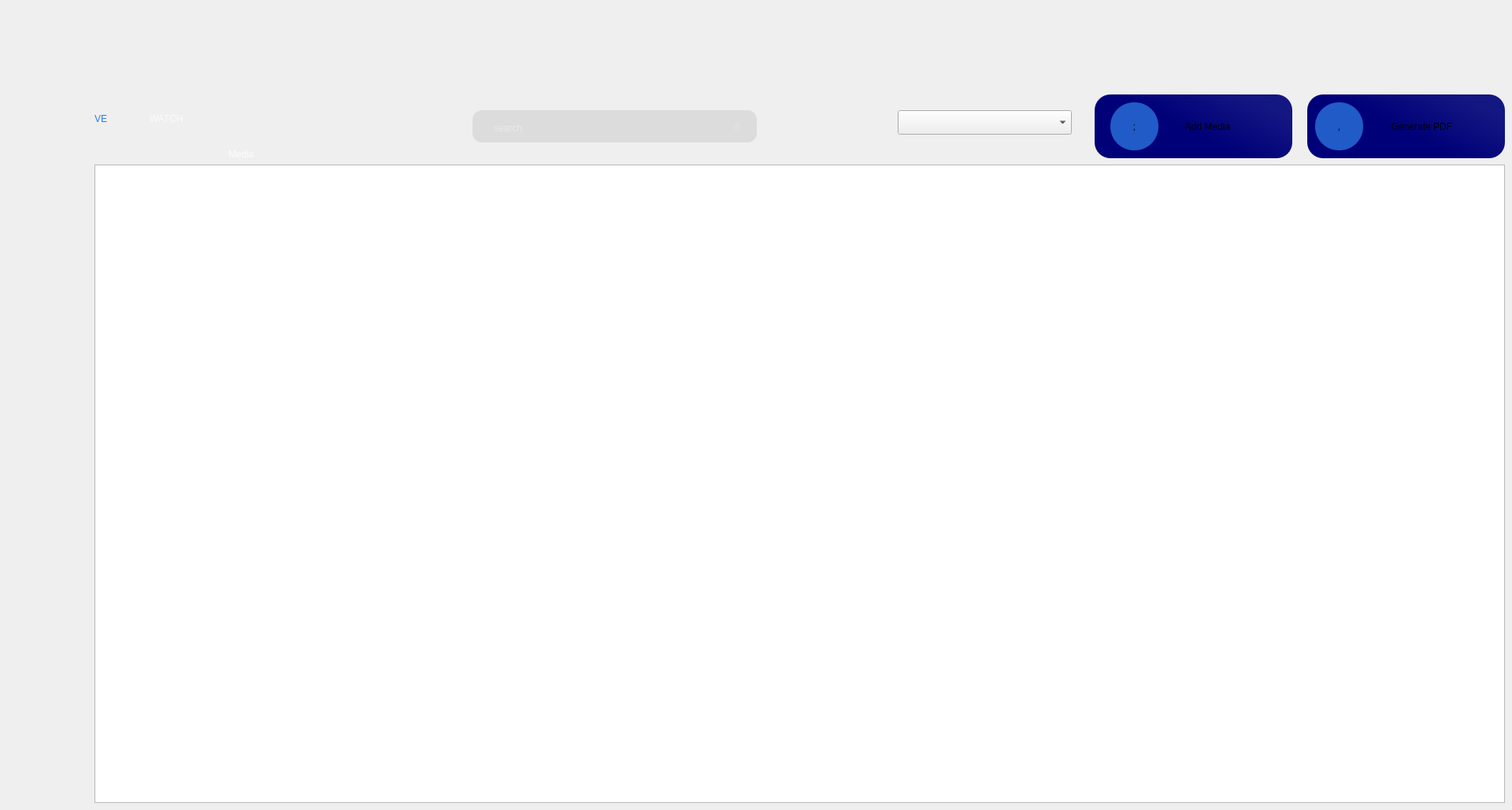
   <widget class="QWidget" name="listechannel">
    <widget class="QTableView" name="tableViewM">
     <property name="geometry">
      <rect>
       <x>120</x>
       <y>209</y>
       <width>1791</width>
       <height>811</height>
      </rect>
     </property>
     <property name="minimumSize">
      <size>
       <width>1700</width>
       <height>700</height>
      </size>
     </property>
     <property name="styleSheet">
      <string notr="true">QTableView::item
{
        background-color:rgba(49,28,71,100);
     border : 2px solid white ;
        font-size : 15px;
        min-width : 260;
        min-height : 260;
        max-width : 280;
        max-height : 280;
	
}
</string>
     </property>
     <attribute name="horizontalHeaderCascadingSectionResizes">
      <bool>true</bool>
     </attribute>
     <attribute name="horizontalHeaderShowSortIndicator" stdset="0">
      <bool>true</bool>
     </attribute>
     <attribute name="horizontalHeaderStretchLastSection">
      <bool>true</bool>
     </attribute>
     <attribute name="verticalHeaderCascadingSectionResizes">
      <bool>true</bool>
     </attribute>
     <attribute name="verticalHeaderShowSortIndicator" stdset="0">
      <bool>true</bool>
     </attribute>
     <attribute name="verticalHeaderStretchLastSection">
      <bool>true</bool>
     </attribute>
    </widget>
    <widget class="QComboBox" name="comboBoxM">
     <property name="geometry">
      <rect>
       <x>1140</x>
       <y>140</y>
       <width>221</width>
       <height>31</height>
      </rect>
     </property>
     <property name="styleSheet">
      <string notr="true">#comboBoxM
{
border:1 px solid #ced4da;
border-radius:12px;
padding-left:10px;
background:rgba(190,190,190,100);
color : rgba(255,255,255,200);
font: 12pt &quot;MS Shell Dlg 2&quot;;
}
#comboBoxM::drop-down{
border:0px;
}
#comboBoxM::down-arrow{
image:url(D:\Untitled_design__5_-removebg-preview.png);
width:30px;
height:30px;
margin-right:18px;
}
#comboBoxM QListView{
border:1 px solid #ced4da;
font-size:12px &quot;MS Shell Dlg 2&quot;;
padding:5px;
outline:0px;
border-radius:20px;
selection-background-color: rgba(90,90,90,200);
background-color:rgba(150,150,150,150);
}
#comboBoxM QListView::item{
font-size:12px &quot;MS Shell Dlg 2&quot;;
selection-background-color: rgba(90,90,90,200);
background-color:rgba(150,150,150,150);
border-radius:12px;
}
#comboBoxM QListView::item:hover{
font-size:12px &quot;MS Shell Dlg 2&quot;;
selection-background-color:rgba(90,90,90,200);
background-color:rgba(150,150,150,150);
border-radius:12px;
}

</string>
     </property>
     <item>
      <property name="text">
       <string/>
      </property>
     </item>
     <item>
      <property name="text">
       <string>Channel</string>
      </property>
     </item>
     <item>
      <property name="text">
       <string>Radio</string>
      </property>
     </item>
     <item>
      <property name="text">
       <string>Date of creation</string>
      </property>
     </item>
    </widget>
    <widget class="QPushButton" name="ggM">
     <property name="geometry">
      <rect>
       <x>920</x>
       <y>140</y>
       <width>31</width>
       <height>41</height>
      </rect>
     </property>
     <property name="styleSheet">
      <string notr="true">QPushButton#ggM
{
font: 20pt &quot;dripicons-v2&quot;;
border:none;
background-color:transparent;
color:rgba(255,255,255,150);
}
QPushButton#ggM:hover
{
font: 20pt &quot;dripicons-v2&quot;;
border:none;
background-color:transparent;
color:rgba(255,255,255,255);
}</string>
     </property>
     <property name="text">
      <string></string>
     </property>
    </widget>
    <widget class="QLabel" name="label_38">
     <property name="geometry">
      <rect>
       <x>120</x>
       <y>100</y>
       <width>71</width>
       <height>101</height>
      </rect>
     </property>
     <property name="styleSheet">
      <string notr="true">font: 42pt &quot;MS Shell Dlg 2&quot;;
background-color:transparent;
color: rgba(35,125,236,255);</string>
     </property>
     <property name="text">
      <string>VE</string>
     </property>
    </widget>
    <widget class="QLabel" name="label_40">
     <property name="geometry">
      <rect>
       <x>290</x>
       <y>180</y>
       <width>81</width>
       <height>31</height>
      </rect>
     </property>
     <property name="styleSheet">
      <string notr="true">color: rgba(255,255,255,200);
font: 12pt &quot;MS Shell Dlg 2&quot;;
background-color:transparent;</string>
     </property>
     <property name="text">
      <string>Media</string>
     </property>
    </widget>
    <widget class="QLineEdit" name="searchLineEditM">
     <property name="geometry">
      <rect>
       <x>600</x>
       <y>140</y>
       <width>361</width>
       <height>41</height>
      </rect>
     </property>
     <property name="styleSheet">
      <string notr="true">border:1 px solid #ced4da;
border-radius:12px;
padding-left:25px;
padding-top:5px;
background:rgba(190,190,190,100);
color : rgba(255,255,255,200);
font: 14pt &quot;MS Shell Dlg 2&quot;;</string>
     </property>
     <property name="placeholderText">
      <string>search</string>
     </property>
    </widget>
    <widget class="QLabel" name="label_37">
     <property name="geometry">
      <rect>
       <x>190</x>
       <y>100</y>
       <width>241</width>
       <height>101</height>
      </rect>
     </property>
     <property name="styleSheet">
      <string notr="true">color: rgba(255,255,255,200);
font: 42pt &quot;MS Shell Dlg 2&quot;;
background-color:transparent;</string>
     </property>
     <property name="text">
      <string>WATCH</string>
     </property>
    </widget>
    <widget class="QPushButton" name="exportButtonM">
     <property name="geometry">
      <rect>
       <x>1660</x>
       <y>120</y>
       <width>251</width>
       <height>81</height>
      </rect>
     </property>
     <property name="toolTipDuration">
      <number>1</number>
     </property>
     <property name="autoFillBackground">
      <bool>false</bool>
     </property>
     <property name="styleSheet">
      <string notr="true">QPushButton#exportButtonM{
	font: 14pt &quot;MS Shell Dlg 2&quot;;
border-radius:20px;
	background-color: qlineargradient(spread:pad, x1:1, y1:0.386, x2:0.545454, y2:0.665, stop:0 rgba(19, 23, 130, 255), stop:1 rgba(0, 0, 120, 255));
}
QPushButton#exportButtonM:hover{
border-radius:20px;
color:rgb(255,255,255);
	background-color: qlineargradient(spread:pad, x1:1, y1:0.386, x2:0.545454, y2:0.665, stop:0 rgba(19, 23, 130, 255), stop:1 rgba(0, 0, 200, 255));
	font: 14pt &quot;MS Shell Dlg 2&quot;;
}

</string>
     </property>
     <property name="text">
      <string>            Generate PDF</string>
     </property>
     <property name="iconSize">
      <size>
       <width>40</width>
       <height>40</height>
      </size>
     </property>
     <property name="flat">
      <bool>false</bool>
     </property>
    </widget>
    <widget class="QPushButton" name="loM">
     <property name="geometry">
      <rect>
       <x>1390</x>
       <y>120</y>
       <width>251</width>
       <height>81</height>
      </rect>
     </property>
     <property name="toolTipDuration">
      <number>1</number>
     </property>
     <property name="autoFillBackground">
      <bool>false</bool>
     </property>
     <property name="styleSheet">
      <string notr="true">QPushButton#loM{
	font: 14pt &quot;MS Shell Dlg 2&quot;;
border-radius:20px;
	background-color: qlineargradient(spread:pad, x1:1, y1:0.386, x2:0.545454, y2:0.665, stop:0 rgba(19, 23, 130, 255), stop:1 rgba(0, 0, 120, 255));
}
QPushButton#loM:hover{
border-radius:20px;
color:rgb(255,255,255);
	background-color: qlineargradient(spread:pad, x1:1, y1:0.386, x2:0.545454, y2:0.665, stop:0 rgba(19, 23, 130, 255), stop:1 rgba(0, 0, 200, 255));
	font: 14pt &quot;MS Shell Dlg 2&quot;;
}

</string>
     </property>
     <property name="text">
      <string>           Add Media</string>
     </property>
     <property name="iconSize">
      <size>
       <width>40</width>
       <height>40</height>
      </size>
     </property>
     <property name="flat">
      <bool>false</bool>
     </property>
    </widget>
    <widget class="QPushButton" name="add">
     <property name="geometry">
      <rect>
       <x>1410</x>
       <y>130</y>
       <width>61</width>
       <height>61</height>
      </rect>
     </property>
     <property name="toolTipDuration">
      <number>1</number>
     </property>
     <property name="autoFillBackground">
      <bool>false</bool>
     </property>
     <property name="styleSheet">
      <string notr="true">QPushButton#add{
border-radius:30px;
	font: 24pt &quot;dripicons-v2&quot;;
	background-color: rgb(32, 91, 200);
}</string>
     </property>
     <property name="text">
      <string>;</string>
     </property>
     <property name="iconSize">
      <size>
       <width>40</width>
       <height>40</height>
      </size>
     </property>
     <property name="flat">
      <bool>false</bool>
     </property>
    </widget>
    <widget class="QPushButton" name="exportM">
     <property name="geometry">
      <rect>
       <x>1670</x>
       <y>130</y>
       <width>61</width>
       <height>61</height>
      </rect>
     </property>
     <property name="toolTipDuration">
      <number>1</number>
     </property>
     <property name="autoFillBackground">
      <bool>false</bool>
     </property>
     <property name="styleSheet">
      <string notr="true">QPushButton#exportM{
border-radius:30px;
	font: 24pt &quot;dripicons-v2&quot;;
	background-color: rgb(32, 91, 200);
}</string>
     </property>
     <property name="text">
      <string>,</string>
     </property>
     <property name="iconSize">
      <size>
       <width>40</width>
       <height>40</height>
      </size>
     </property>
     <property name="flat">
      <bool>false</bool>
     </property>
    </widget>
   </widget>
